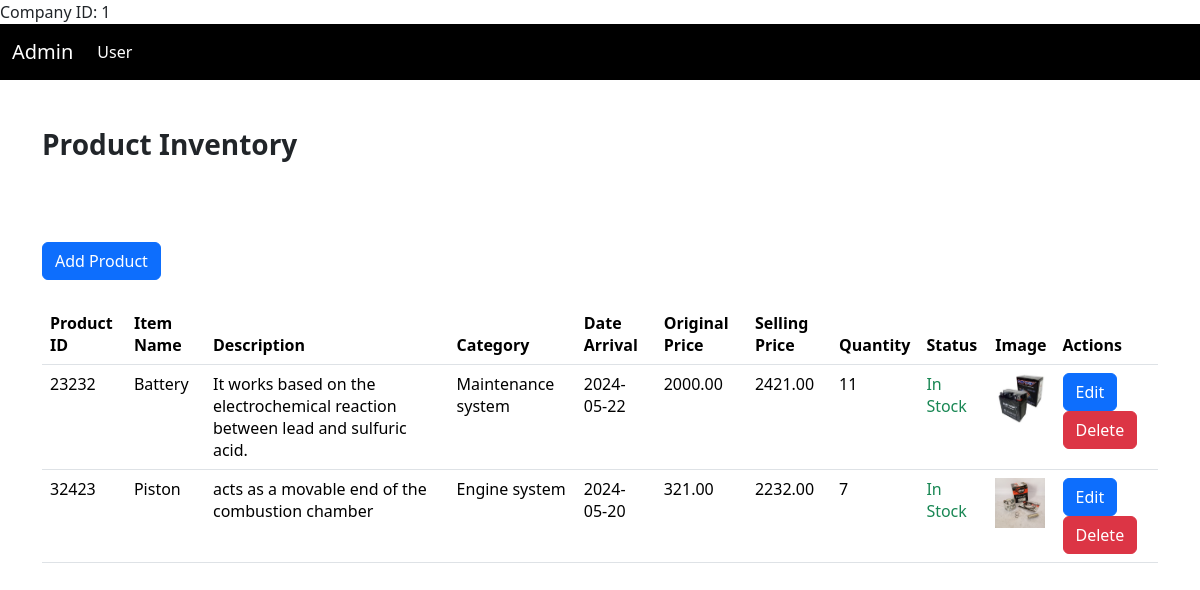
Page /addproduct.php (signed in) on the committed database.
### tables this page shows
CREATE TABLE `products` (
  `id` int(11) NOT NULL,
  `barcode` varchar(255) DEFAULT NULL,
  `item_name` varchar(255) DEFAULT NULL,
  `category` varchar(255) DEFAULT NULL,
  `date_arrival` date DEFAULT NULL,
  `selling_price` decimal(10,2) DEFAULT NULL,
  `original_price` decimal(10,2) DEFAULT NULL,
  `profit` decimal(10,2) DEFAULT NULL,
  `product_image` varchar(255) DEFAULT NULL,
  `quantity` int(11) NOT NULL DEFAULT 0,
  `system` enum('Engine system','Maintenance system') DEFAULT NULL,
  `companyid` int(11) DEFAULT NULL
);

### addproduct.php (the view, shortened to what this page needs)
<?php
include 'config.php';
 $companyid = $_SESSION['companyid'];
 echo "Company ID: " . $companyid;
function quantityStatusColor($quantity) {
    if ($quantity <= 0) {
        return 'text-danger';
    } elseif ($quantity <= 2) {
        return 'text-warning';
    } else {
        return 'text-success';
    }
}
?>
<!DOCTYPE html>
<html lang="en">
<head>
    <link href="https://cdn.jsdelivr.net/npm/bootstrap@5.3.2/dist/css/bootstrap.min.css" rel="stylesheet">
</head>
<body>
<nav class="navbar navbar-expand-lg bg-black">
    <div class="container-fluid">
        <a class="navbar-brand text-white" href="admin.php?companyid=<?php echo $companyid; ?>">Admin</a>
        <div class="collapse navbar-collapse" id="navbarSupportedContent">
            <ul class="navbar-nav me-auto mb-2 mb-lg-0">
                <li class="nav-item">
                    <a class="nav-link active text-white" aria-current="page" href="homemechanic.php">User</a>
                </li>
            </ul>
        </div>
    </div>
</nav>
<div class="container">
    <br>
    <br>
    <h3 style="font-weight: 800;">Product Inventory</h3>
    <br>
    <br>
    <br>
    <button type="button" class="btn btn-primary" data-bs-toggle="modal" data-bs-target="#addProductModal">
        Add Product
    </button>
        <br>
        <br>
        <table class="table">
            <thead>
                <tr>
                    <th scope="col">Product ID</th>
                    <th scope="col">Item Name</th>
                    <th scope="col">Description</th>
                    <th scope="col">Category</th>
                    <th scope="col">Date Arrival</th>
                    <th scope="col">Original Price</th>
                    <th scope="col">Selling Price</th>
                    <th scope="col">Quantity</th>
                    <th scope="col">Status</th>
                    <th scope="col">Image</th>
                    <th scope="col">Actions</th>
                </tr>
            </thead>
            <tbody>
                <?php
                $query = "SELECT * FROM products WHERE companyid = ?";
                $stmt = mysqli_prepare($conn, $query);
                if ($stmt) {
                    mysqli_stmt_bind_param($stmt, "i", $companyid);
                    mysqli_stmt_execute($stmt);
                    $result = mysqli_stmt_get_result($stmt);
                    if ($result && mysqli_num_rows($result) > 0) {
                        while ($row = mysqli_fetch_assoc($result)) {
                            echo "<tr>";
                            echo "<td>{$row['barcode']}</td>";
                            echo "<td>{$row['item_name']}</td>";
                            echo "<td>{$row['category']}</td>";
                            echo "<td>{$row['system']}</td>";
                            echo "<td>{$row['date_arrival']}</td>";
                            echo "<td>{$row['original_price']}</td>";
                            echo "<td>{$row['selling_price']}</td>";
                            echo "<td>{$row['quantity']}</td>";
                            echo "<td class='" . quantityStatusColor($row['quantity']) . "'>";
                            if ($row['quantity'] <= 0) {
                                echo "Out of Stock";
                            } elseif ($row['quantity'] <= 2) {
                                echo "Low Stock";
                            } else {
                                echo "In Stock";
                            }
                            echo "</td>";
                            echo "<td><img src='{$row['product_image']}' width='50' height='50'></td>";
                            echo "<td>";
                            echo "<button type='button' class='btn btn-primary' onclick='openEditModal({$row['id']})'>Edit</button>";
                            echo "<button type='button' class='btn btn-danger' onclick='confirmDelete({$row['id']})'>Delete</button>";
                            echo "</td>";
                            echo "</tr>";
                        }
                    } else {
                        echo "<tr><td colspan='10'>No products found.</td></tr>";
                    }
                } else {
                    echo "Error: " . mysqli_error($conn);
                }
                ?>
            </tbody>
        </table>
</div>
</body>
</html>

### rows in the picture
products: barcode "23232", item_name "Battery", category "It works based on the electrochemical reaction between lead and sulfuric acid.", system "Maintenance system", date_arrival "2024-05-22", original_price "2000.00", selling_price "2421.00", quantity "11", shows "In Stock", product_image (picture)
products: barcode "32423", item_name "Piston", category "acts as a movable end of the combustion chamber", system "Engine system", date_arrival "2024-05-20", original_price "321.00", selling_price "2232.00", quantity "7", shows "In Stock", product_image (picture)

### other values in the picture
$companyid "1"
